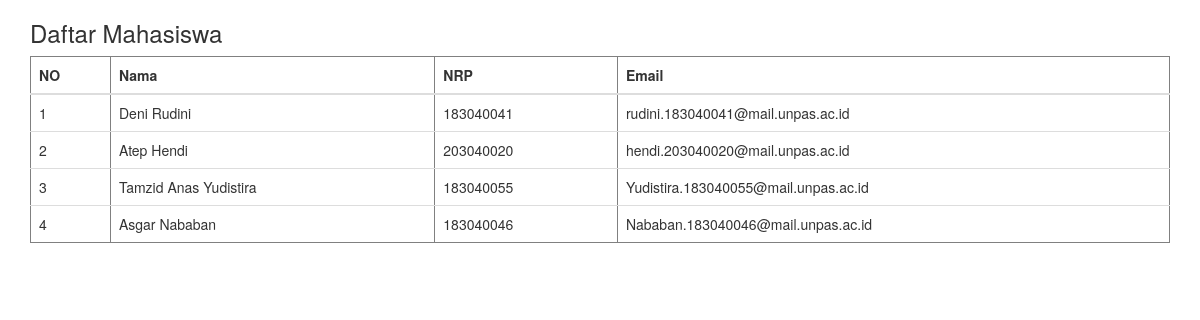
The page /latihan1.php on the database its author committed.
### tables this page shows
CREATE TABLE `mahasiswa` (
  `Id` int(11) NOT NULL,
  `Nama` varchar(50) DEFAULT NULL,
  `Nrp` varchar(9) NOT NULL,
  `Email` varchar(50) DEFAULT NULL
);

### index.php (called while the page is built)
<?php
$mysqli = new mysqli("localhost", "root", "", "universitas_pasundan");
$result = $mysqli->query("SELECT * FROM mahasiswa");
$rows = $result->fetch_all();
$data_json = json_encode($rows);
?>

### latihan1.php (the view, shortened to what this page needs)
<!DOCTYPE html>
<html>
<Head>
</Head>
<link rel="stylesheet" href="https://stackpath.bootstrapcdn.com/bootstrap/3.4.1/css/bootstrap.min.css">
<body class="container">
    <h3 class="my-3"> Daftar Mahasiswa</h3>
    <table border="1" class="table table-hover">
        <thead class="thead-dark">
            <tr>
                <th>NO</th>
                <th>Nama</th>
                <th>NRP</th>
                <th>Email</th>
            </tr>
        </thead>
        <tbody>
            <?php include "index.php"; ?>
            <?php $i = 1; ?>
            <?php foreach (json_decode($data_json) as $data) { ?>
                <tr>
                    <td><?= $i; ?></td>
                    <td><?= $data[1]; ?></td>
                    <td><?= $data[2]; ?></td>
                    <td><?= $data[3]; ?></td>
                </tr>
                <?php $i++; ?>
            <?php } ?>
        </tbody>
    </table>
</body>
</html>

### rows shown on the page
mahasiswa: Nama "Deni Rudini", Nrp "183040041", Email "rudini.183040041@mail.unpas.ac.id"
mahasiswa: Nama "Atep Hendi", Nrp "203040020", Email "hendi.203040020@mail.unpas.ac.id"
mahasiswa: Nama "Tamzid Anas Yudistira", Nrp "183040055", Email "Yudistira.183040055@mail.unpas.ac.id"
mahasiswa: Nama "Asgar Nababan", Nrp "183040046", Email "Nababan.183040046@mail.unpas.ac.id"
